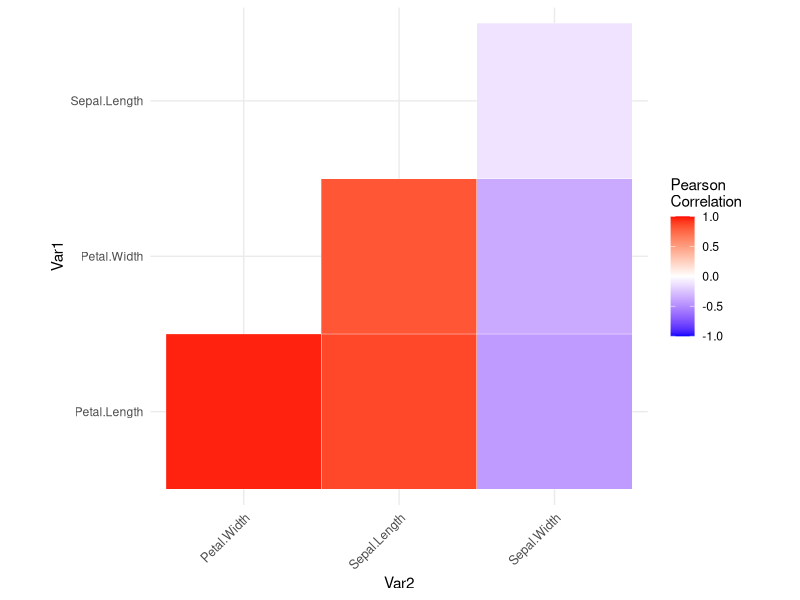

Source code (R): (Note: this script raises an error after producing the figure.)
## ---- chunk 1
library(tidyverse)
library(reshape2)
## ---- chunk 2
get_correlation_matrix_plot <- function(df) {
  
  df %>%
    select_if(is.numeric) %>%
    cor() %>%
    melt(na.rm = TRUE) %>%
    mutate(Var1 = as.character(Var1), Var2 = as.character(Var2)) %>%
    filter(Var1 < Var2) %>%
    mutate(Var1 = as.factor(Var1), Var2 = as.factor(Var2)) %>%
    ggplot(aes(x = Var2, y = Var1, fill = value)) +
      geom_tile(color = "white") +
      scale_fill_gradient2(
        low = "blue", high = "red", mid = "white", 
        midpoint = 0, limit = c(-1,1), space = "Lab", 
        name="Pearson\nCorrelation"
      ) +
      theme_minimal()+ 
      theme(axis.text.x = element_text(angle = 45, vjust = 1, size = 9, hjust = 1)) +
      coord_fixed() 
}
## ---- chunk 3
iris_num <- iris[1:4]
## ---- chunk 4
cor_matrix <- cor(iris_num[1:4])
## ---- chunk 5
library(reshape2)
melted_cormatrix <- melt(cor_matrix, na.rm = TRUE) 
## ---- chunk 6
upper_tri <- melted_cormatrix %>%
  mutate(Var1 = as.character(Var1), Var2 = as.character(Var2)) %>%
  filter(Var1 < Var2) %>%
  mutate(Var1 = as.factor(Var1), Var2 = as.factor(Var2))
## ---- chunk 7
ggplot(data = upper_tri, aes(Var2, Var1, fill = value)) +
  geom_tile(color = "white")+
  scale_fill_gradient2(
    low = "blue", high = "red", mid = "white", 
    midpoint = 0, limit = c(-1,1), space = "Lab", 
    name="Pearson\nCorrelation"
  ) +
  theme_minimal()+ 
  theme(axis.text.x = element_text(angle = 45, vjust = 1, size = 9, hjust = 1)) +
  coord_fixed() 
## ---- chunk 8
upper_tri %>%
  filter(abs(value) > 0.5) %>%
  ggplot(data = upper_tri, aes(Var2, Var1, fill = value)) +
    geom_tile(color = "white")+
    scale_fill_gradient2(
      low = "blue", high = "red", mid = "white", 
      midpoint = 0, limit = c(-1,1), space = "Lab", 
      name="Pearson\nCorrelation"
    ) +
    theme_minimal()+ 
    theme(axis.text.x = element_text(angle = 45, vjust = 1, size = 9, hjust = 1)) +
    coord_fixed() 
